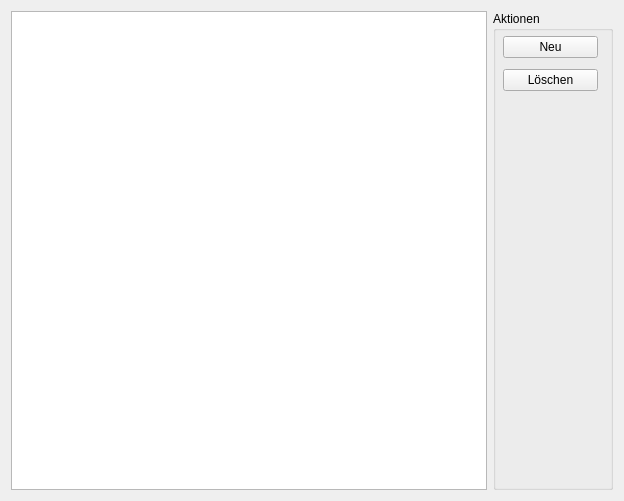
<?xml version="1.0" encoding="UTF-8"?>
<ui version="4.0">
 <class>leistung</class>
 <widget class="Leistung" name="leistung">
  <property name="geometry">
   <rect>
    <x>0</x>
    <y>0</y>
    <width>624</width>
    <height>501</height>
   </rect>
  </property>
  <property name="windowTitle">
   <string>Form</string>
  </property>
  <layout class="QHBoxLayout" name="horizontalLayout">
   <item>
    <widget class="QTableView" name="databaseView"/>
   </item>
   <item>
    <widget class="QGroupBox" name="groupBox">
     <property name="minimumSize">
      <size>
       <width>120</width>
       <height>0</height>
      </size>
     </property>
     <property name="title">
      <string>Aktionen</string>
     </property>
     <widget class="QWidget" name="layoutWidget">
      <property name="geometry">
       <rect>
        <x>10</x>
        <y>20</y>
        <width>95</width>
        <height>65</height>
       </rect>
      </property>
      <layout class="QVBoxLayout" name="verticalLayout">
       <item>
        <widget class="QPushButton" name="newEntry">
         <property name="text">
          <string>Neu</string>
         </property>
        </widget>
       </item>
       <item>
        <widget class="QPushButton" name="deleteEntry">
         <property name="text">
          <string>Löschen</string>
         </property>
        </widget>
       </item>
      </layout>
     </widget>
    </widget>
   </item>
  </layout>
 </widget>
 <customwidgets>
  <customwidget>
   <class>Leistung</class>
   <extends>QWidget</extends>
   <header>leistung.h</header>
   <container>1</container>
  </customwidget>
 </customwidgets>
 <resources/>
 <connections>
  <connection>
   <sender>newEntry</sender>
   <signal>clicked()</signal>
   <receiver>leistung</receiver>
   <slot>AddEntry()</slot>
   <hints>
    <hint type="sourcelabel">
     <x>550</x>
     <y>45</y>
    </hint>
    <hint type="destinationlabel">
     <x>311</x>
     <y>250</y>
    </hint>
   </hints>
  </connection>
  <connection>
   <sender>deleteEntry</sender>
   <signal>clicked()</signal>
   <receiver>leistung</receiver>
   <slot>DeleteEntry()</slot>
   <hints>
    <hint type="sourcelabel">
     <x>550</x>
     <y>80</y>
    </hint>
    <hint type="destinationlabel">
     <x>311</x>
     <y>250</y>
    </hint>
   </hints>
  </connection>
 </connections>
 <slots>
  <slot>AddEntry()</slot>
  <slot>DeleteEntry()</slot>
 </slots>
</ui>
